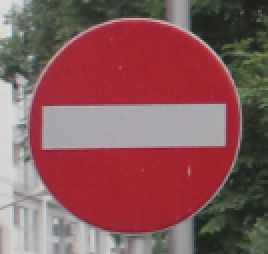
#> input picture src/intresignia/data/no_entry.png, 134 x 127 px (shown 2 times larger)
$ python template.py   (older library calls are emulated)
#> lines starting #> are read from the running program, lines starting #| are printed output that depends on the picture
import inspect
import os

import cv2
import numpy as np
from cv2 import line
from skimage import img_as_float
from skimage.metrics import structural_similarity as ssim

from . import color, settings

path = os.path.dirname(os.path.abspath(
    inspect.getfile(inspect.currentframe())))


path_no_entry = os.path.join(path, "data", "no_entry.png")
path_no_wait = os.path.join(path, "data", "no_waiting.png")
path_ring = os.path.join(path, "data", "ring.png")
path_line = os.path.join(path, "data", "line.png")


img_temp_no_entry = cv2.imread(path_no_entry)
#> img_temp_no_entry is the input picture: shape (127, 134, 3); mean B, G, R 89.3, 87.6, 135.4
img_temp_no_wait = cv2.imread(path_no_wait)
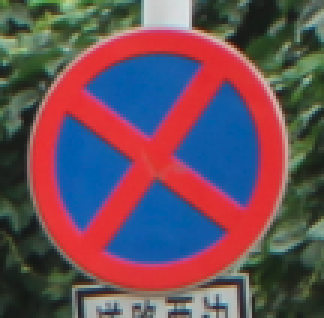
#> input picture src/intresignia/data/no_waiting.png, 108 x 106 px (shown 3 times larger)
#> img_temp_no_wait is the input picture: shape (106, 108, 3); mean B, G, R 90, 79.5, 105.8
img_temp_ring = cv2.imread(path_ring)
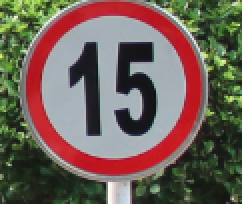
#> input picture src/intresignia/data/ring.png, 121 x 102 px (shown 2 times larger)
#> img_temp_ring is the input picture: shape (102, 121, 3); mean B, G, R 87.5, 97, 111.7
img_temp_line = cv2.imread(path_line)
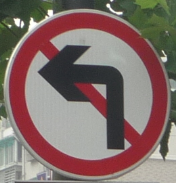
#> input picture src/intresignia/data/line.png, 176 x 183 px
#> img_temp_line is the input picture: shape (183, 176, 3); mean B, G, R 105.2, 109.2, 130


st = settings.Settings()

color_no_entry = img_as_float(cv2.resize(color.enclose_red(img_temp_no_entry, st.color_low,
#> (the run stopped early here; a loop or call above may not have finished)
